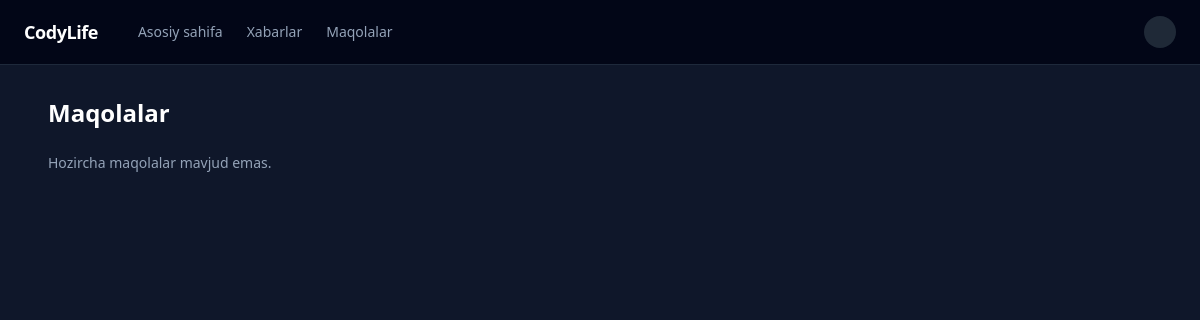
The app's page /articles/, older data.
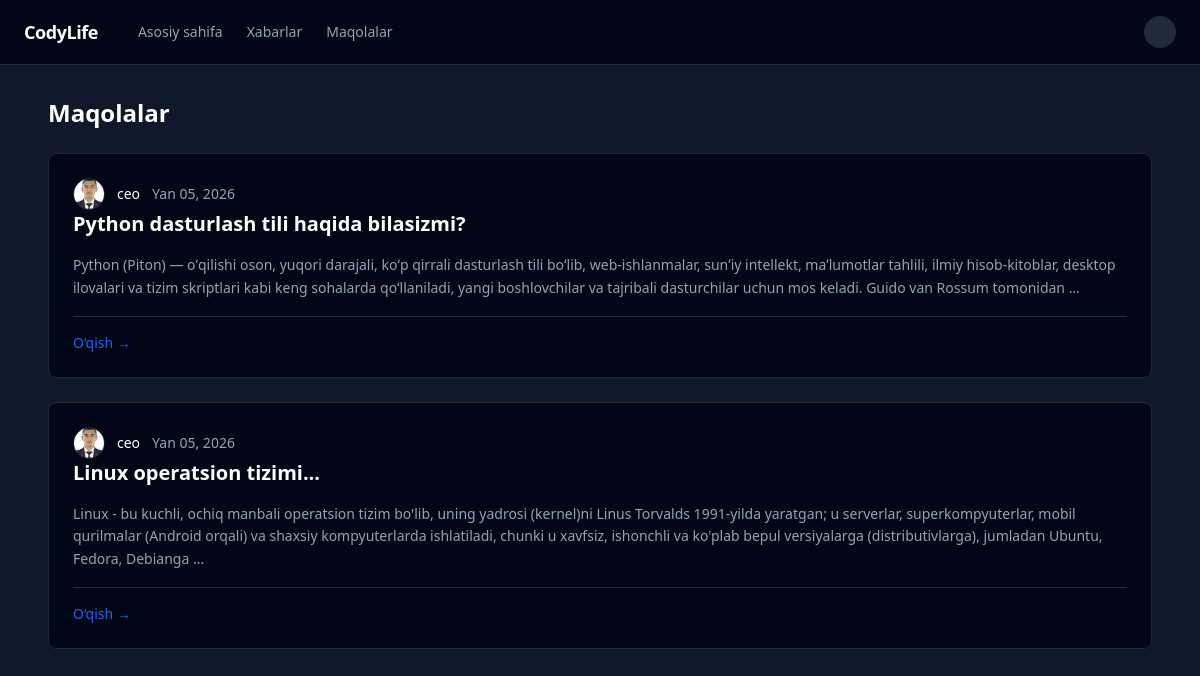
The same page, newer data.
### main/models.py (models this page shows, shortened)
class Articles(models.Model):
    author = models.ForeignKey(CustomUser, on_delete=models.CASCADE, related_name='articles')
    title = models.CharField(max_length=200)
    slug = models.SlugField(null=True, blank=True, unique=True)
    body = models.TextField()
    code = models.TextField(null=True, blank=True)
    created_date = models.DateTimeField(auto_now_add=True)
    class Meta:
        verbose_name = 'Article'
        verbose_name_plural = 'Articles'

### users_control/models.py (models this page shows, shortened)
class CustomUser(AbstractUser):
    picture = models.ImageField(upload_to='profile_pictures/', blank=True, null=True)
    phone_number = models.CharField(max_length=13, blank=True, null=True)
    bio = models.TextField(null=True, blank=True)
    technologies = models.ManyToManyField("Technologies", blank=True)
    github_link = models.URLField(null=True, blank=True)
    linkedin_link = models.URLField(null=True, blank=True)
    website = models.URLField(null=True, blank=True)
    is_active = models.BooleanField(default=False, null=True, blank=True)
    class Meta:
        verbose_name = 'User'
        verbose_name_plural = 'Users'

### main/views.py (the view)
# urls.py: path('articles/', ArticlesPageView.as_view(), name='articles'),
class ArticlesPageView(generic.ListView):
    template_name = 'articles/articles.html'
    model = Articles
    context_object_name = 'articles'

### main/context_processors.py (called while the page is built)
def user_context(request):
    if request.user.is_authenticated:
        return {'profile_user': request.user}
    return {}

### templates/articles/articles.html (shortened to what this page needs)
{% extends "base.html" %}
{% block content %}
<div class="max-w-6xl mx-auto px-6 py-8 grid grid-cols-1 lg:grid-cols-4 gap-8">
    <main class="lg:col-span-6 space-y-6">
        <div class="flex items-center justify-between">
            <h1 class="text-2xl font-semibold">
                Maqolalar
            </h1>
        </div>
        {% for article in articles %}
        <article class="bg-cardDark border border-borderDark rounded-lg p-6 space-y-4">
            <div class="flex items-center gap-3 text-sm">
                {% if article.author.picture %}
                    <img src="{{ article.author.picture.url }}"
                         class="w-8 h-8 rounded-full object-cover border border-borderDark">
                {% else %}
                    <div class="w-8 h-8 rounded-full bg-gray-800
                                flex items-center justify-center text-xs font-medium">
                        {{ article.author.username|first|upper }}
                    </div>
                {% endif %}
                <span class="font-medium">
                    {{ article.author.username }}
                </span>
                <span class="text-textMuted">
                    {{ article.created_date|date:"M d, Y" }}
                </span>
            </div>
            <a href="#">
                <h2 class="text-xl font-semibold hover:text-primary transition">
                    {{ article.title }}
                </h2>
            </a>
            <p class="text-sm text-textMuted leading-relaxed line-clamp-3">
                {{ article.body|truncatewords:40 }}
            </p>
            <div class="flex items-center justify-between pt-4 border-t border-borderDark text-sm">
                <a href="{% url 'article-detail' article.slug %}"
                   class="text-primary hover:underline">
                    O‘qish →
                </a>
            </div>
        </article>
        {% empty %}
            <p class="text-sm text-textMuted">
                Hozircha maqolalar mavjud emas.
            </p>
        {% endfor %}
    </main>
</div>
{% endblock %}

### templates/base.html (shortened to what this page needs)
<!DOCTYPE html>
<html lang="en">
<head>
    <script src="https://cdn.tailwindcss.com"></script>
</head>
<body class="bg-bgDark text-white min-h-screen">
<nav class="bg-cardDark border-b border-borderDark sticky top-0 z-50">
    <div class="max-w-7xl mx-auto px-6 h-16 flex items-center justify-between">
        <div class="flex items-center gap-10">
            <span class="text-lg font-semibold tracking-tight">
                CodyLife
            </span>
            <div class="hidden md:flex items-center gap-6 text-sm">
                <a href="{% url 'homepage' %}" class="text-textMuted hover:text-white">
                    Asosiy sahifa
                </a>
                <a href="{% url 'notifications' %}" class="text-textMuted hover:text-white">
                    Xabarlar
                </a>
                <a href="{% url 'articles' %}" class="text-textMuted hover:text-white">
                    Maqolalar
                </a>
            </div>
        </div>
        <div class="flex items-center gap-4">
            {% if profile_user.picture %}
                <img
                    src="{{ profile_user.picture.url }}"
                    class="w-8 h-8 rounded-full object-cover border border-borderDark"
                    alt="profile"
                >
            {% else %}
                <div class="w-8 h-8 rounded-full bg-gray-800
                            flex items-center justify-center text-sm font-medium">
                </div>
            {% endif %}
        </div>
    </div>
</nav>
{% block content %}
{% endblock content %}
</body>
</html>

Row changes from the older to the newer data that the page shows:
added Articles: author.picture (picture), author.username "ceo", created_date "Yan 05, 2026", title "Python dasturlash tili haqida bilasizmi?", body "Python (Piton) — oʻqilishi oson, yuqori darajali, koʻp qirrali dasturlash tili boʻlib, web-ishlanmalar, sunʼiy intellekt, maʼlumotlar tahlili, ilmiy hisob-kitoblar, desktop ilovalari va tizim skriptlari kabi keng sohalarda qoʻllaniladi, yangi boshlovchilar va tajribali dasturchilar uchun mos keladi. Guido van Rossum tomonidan …"
added Articles: author.picture (picture), author.username "ceo", created_date "Yan 05, 2026", title "Linux operatsion tizimi...", body "Linux - bu kuchli, ochiq manbali operatsion tizim bo'lib, uning yadrosi (kernel)ni Linus Torvalds 1991-yilda yaratgan; u serverlar, superkompyuterlar, mobil qurilmalar (Android orqali) va shaxsiy kompyuterlarda ishlatiladi, chunki u xavfsiz, ishonchli va ko'plab bepul versiyalarga (distributivlarga), jumladan Ubuntu, Fedora, Debianga …"
Text that changed along with them:
text no longer shown: "Hozircha maqolalar mavjud emas."
